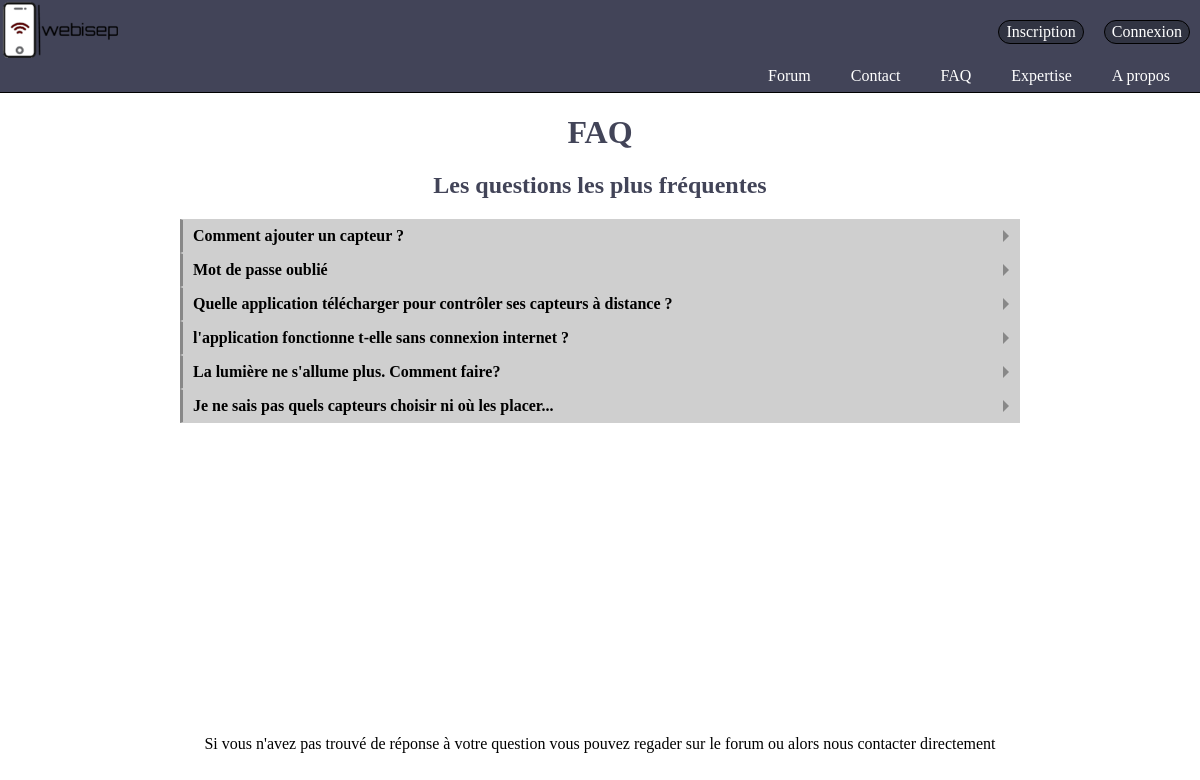
Page /index.php?action=FAQ on the committed database.
### tables this page shows
CREATE TABLE IF NOT EXISTS `post` (
  `ID` int(20) NOT NULL AUTO_INCREMENT,
  `Question` longtext NOT NULL,
  `Reponse` longtext NOT NULL,
  `Date_publication` date DEFAULT NULL,
  PRIMARY KEY (`ID`)
);

### controllers/controller.php (called while the page is built, shortened)
<?php
include "models/model.php";
function FAQ(){
  $reqFAQ=affichFAQ();
  include 'views/FAQ.php';
}
?>

### models/model.php (called while the page is built, shortened)
<?php
function affichFAQ(){
     $bdd=bdd();
	$reqFAQ = $bdd->prepare('SELECT * FROM post');
	$reqFAQ->execute(array());
	return $reqFAQ;
}
?>

### views/FAQ.php (the view, shortened to what this page needs)
<?php include("General.php")?>
<html>
<head>
    <link rel="stylesheet" href="design/FAQ.css" />
</head>
<body>
<h1>FAQ</h1>
<h2>Les questions les plus fréquentes</h2>
<div class="faq">
<?php
    while($post = $reqFAQ->fetch()){
       ?>
<div id="question">
    <section class="question">
        <label for="<?= $post['ID'] ?>">
            <?php echo $post['Question'];?>
        </label>
    </section>
</div>
<?php
} ?>
</div>
</div><br><br>
<footer>Si vous n'avez pas trouvé de réponse à votre question vous pouvez regader sur le forum  ou alors nous contacter directement</footer>
</body>
</html>

### design/FAQ.css (style rules this page uses)
h1, h2 { text-align: center; color: #424458; }
.question label { background: #cfcfcf; display: block; position: relative; padding: 7px 10px; font-weight: bold; border: 1px solid #cfcfcf; border-left: 3px solid #888; }
.question label::before { content: ''; position: absolute; right: 4px; top: 50%; margin-top: -6px; border: 6px solid transparent; border-left-color: inherit; }
#question { width: 70%; background-color: rgba(243, 243, 243, 0.8); margin-left: 15%; }
footer { margin-bottom: 10px; margin-top: 23%; text-align: center; }

### rows in the picture
post: Question "Comment ajouter un capteur ?"
post: Question "Mot de passe oublié"
post: Question "Quelle application télécharger pour contrôler ses capteurs à distance ?"
post: Question "l'application fonctionne t-elle sans connexion internet ?"
post: Question "La lumière ne s'allume plus. Comment faire?"
post: Question "Je ne sais pas quels capteurs choisir ni où les placer..."
